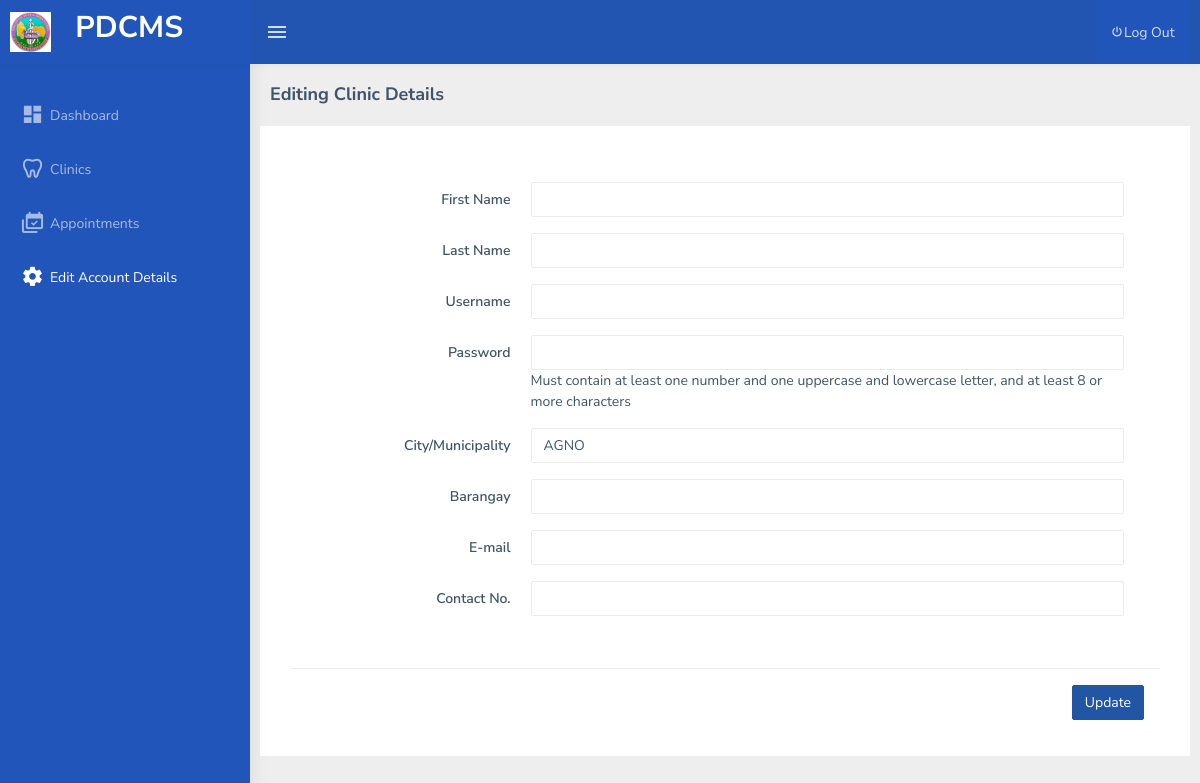
Before: /patient/edit.php (signed in) with the older database file.
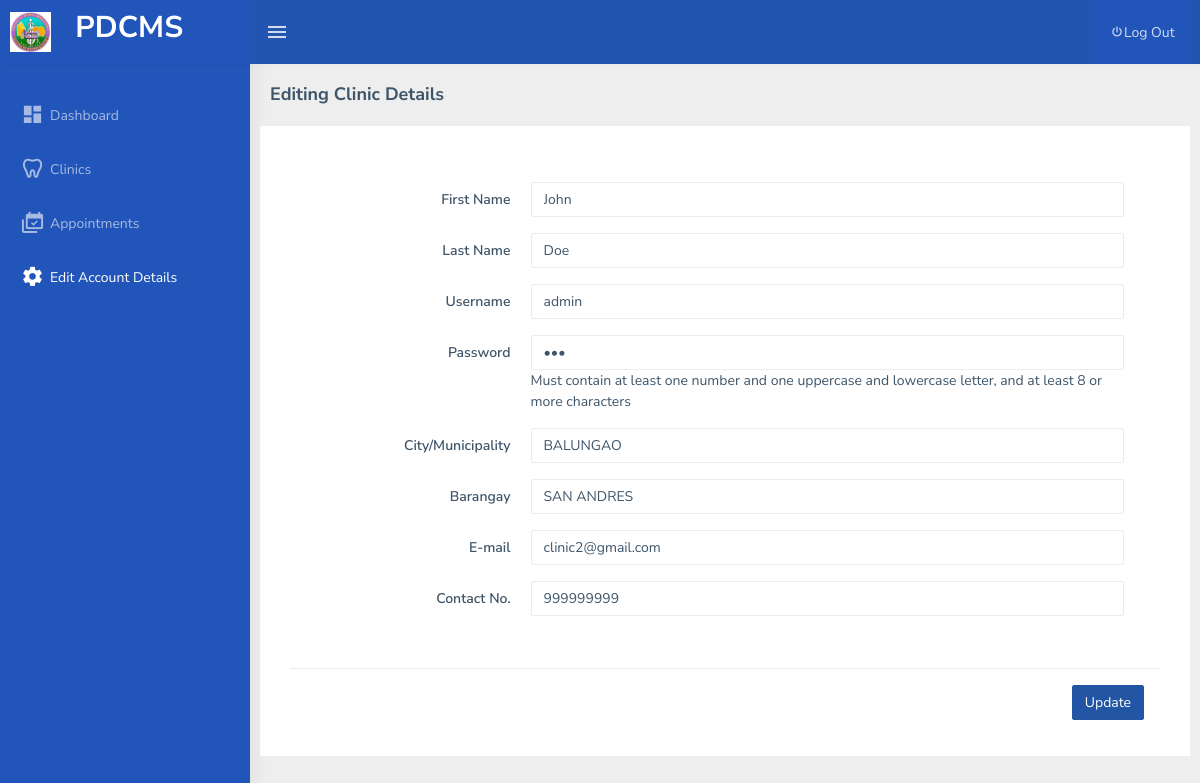
After: the same page with the newer database file.
### tables this page shows
CREATE TABLE `tbl_user` (
  `id` int(11) NOT NULL AUTO_INCREMENT,
  `access_id` int(11) DEFAULT NULL,
  `username` varchar(255) DEFAULT NULL,
  `password` varchar(255) DEFAULT NULL,
  `clinic_id` int(11) DEFAULT NULL,
  PRIMARY KEY (`id`)
);

CREATE TABLE `tbl_userinfo` (
  `id` int(255) NOT NULL AUTO_INCREMENT,
  `municipality` varchar(255) NOT NULL,
  `barangay` varchar(255) NOT NULL,
  `email` varchar(255) NOT NULL,
  `contact` varchar(255) DEFAULT NULL,
  `first_name` varchar(255) DEFAULT NULL,
  `last_name` varchar(255) DEFAULT NULL,
  PRIMARY KEY (`id`)
);

CREATE TABLE `tbl_city` (
  `name` text DEFAULT NULL,
  `id` varchar(45) NOT NULL DEFAULT '0',
  `CreatedDate` datetime DEFAULT current_timestamp(),
  PRIMARY KEY (`id`),
  KEY `citymunCode` (`id`)
);

CREATE TABLE `tbl_barangay` (
  `id` text DEFAULT NULL,
  `name` text DEFAULT NULL,
  `city_id` text DEFAULT NULL,
  `CreatedDate` datetime DEFAULT current_timestamp()
);

### includes/functions.php (called while the page is built, shortened)
<?php
function get_one($sql)
{
    $result = mysqli_query($_SESSION['conn'], $sql);
    while ($row = mysqli_fetch_object($result)) {
        return $row;
    }
}
function get_list($sql)
{
    $result = mysqli_query($_SESSION['conn'], $sql);
    $temp = array();
    while ($row = $result->fetch_assoc()) {
        $temp[] = $row;
    }
    return $temp;
}

### patient/edit.php (the view, shortened to what this page needs)
<?php include 'header.php'; ?>
<div class="page-wrapper">
  <div class="page-breadcrumb">
    <div class="row">
      <div class="col-12 d-flex no-block align-items-center">
        <h4 class="page-title">Editing Clinic Details</h4>
      </div>
    </div>
  </div>
  <div class="container-fluid">
    <div class="row">
      <div class="card">
        <div class="card-body">
          <form class="form-horizontal" method="post" onsubmit="return confirm('Are you sure?');" enctype="multipart/form-data">
            <div class="modal-body">
              <div class="card-body">
                <?php $id = $_SESSION['user']->id ?>
                <?php $default = get_one("select u.id,ui.municipality,ui.barangay,ui.email,ui.contact,u.username,u.password,ui.first_name,ui.last_name from tbl_user u inner join tbl_userinfo ui on ui.id = u.id where u.id = '$id'") ?>
                <div class="form-group row">
                        <label for="fname" class="col-sm-3 text-end control-label col-form-label">First Name</label>
                        <div class="col-sm-9">
                          <input type="text" class="form-control" id="fname" name="first_name" required value="<?= $default->first_name ?>">
                        </div>
                      </div>
                      <div class="form-group row">
                        <label for="fname" class="col-sm-3 text-end control-label col-form-label">Last Name</label>
                        <div class="col-sm-9">
                          <input type="text" class="form-control" id="fname" name="last_name" required value="<?= $default->last_name ?>">
                        </div>
                      </div>
                      <div class="form-group row">
                        <label for="fname" class="col-sm-3 text-end control-label col-form-label">Username</label>
                        <div class="col-sm-9">
                          <input type="text" class="form-control" id="fname" name="username" required value="<?= $default->username ?>">
                        </div>
                      </div>
                      <div class="form-group row">
                        <label for="fname" class="col-sm-3 text-end control-label col-form-label">Password</label>
                        <div class="col-sm-9">
                          <input type="password" class="form-control" id="fname" name="password" pattern="(?=.*\d)(?=.*[a-z])(?=.*[A-Z]).{8,}" class="validate" required value="<?= $default->password ?>"><span>Must contain at least one number and one uppercase and lowercase letter, and at least 8 or more characters</span>
                        </div>
                      </div>
                      <div class="form-group row">
                        <label for="fname" class="col-sm-3 text-end control-label col-form-label">City/Municipality</label>
                        <div class="col-sm-9">
                          <select name="municipality" id="municipality" class="form-control">
                            <?php foreach (get_list("SELECT * from tbl_city") as $res) { ?>
                              <option value="<?= $res['id'] ?>" <?= ($default->municipality == $res['id']) ? 'selected' : ''  ?>><?= $res['name'] ?></option>
                            <?php } ?>
                          </select>
                        </div>
                      </div>
                      <div class="form-group row">
                        <label for="fname" class="col-sm-3 text-end control-label col-form-label">Barangay</label>
                        <div class="col-sm-9">
                          <select name="barangay" id="barangay" class="form-control">
                            <?php foreach (get_list("SELECT * from tbl_barangay where city_id = '$default->municipality'") as $res) { ?>
                              <option value="<?= $res['id'] ?>" <?= ($default->barangay == $res['id']) ? 'selected' : ''  ?>><?= $res['name'] ?></option>
                            <?php } ?>
                          </select>
                        </div>
                      </div>
                      <div class="form-group row">
                        <label for="fname" class="col-sm-3 text-end control-label col-form-label">E-mail</label>
                        <div class="col-sm-9">
                          <input type="email" class="form-control" id="fname" name="email" required value="<?= $default->email ?>">
                        </div>
                      </div>
                      <div class="form-group row">
                        <label for="fname" class="col-sm-3 text-end control-label col-form-label">Contact No.</label>
                        <div class="col-sm-9">
                          <input type="number" class="form-control" id="fname" name="contact" required value="<?= $default->contact ?>">
                        </div>
                      </div>
              </div>
            </div>
            <div class="modal-footer">
              <button type="submit" class="btn btn-info" name="edituser">Update</button>
            </div>
          </form>
        </div>
      </div>
    </div>
  </div>
</div>
</div>
<?php include 'footer.php'; ?>

### patient/header.php (shortened to what this page needs)
<?php include('../includes/functions.php') ?>
<!DOCTYPE html>
<html dir="ltr" lang="en">
<head>
  <link href="../assets/libs/flot/css/float-chart.css" rel="stylesheet" />
  <link href="../dist/css/style.min.css" rel="stylesheet" />
  <link href="../assets/libs/datatables.net-bs4/css/dataTables.bootstrap4.css" rel="stylesheet">
  <link rel="stylesheet" type="text/css" href="../assets/libs/bootstrap-datepicker/dist/css/bootstrap-datepicker.min.css" />
</head>
<body>
  <div id="main-wrapper" data-layout="vertical" data-navbarbg="skin5" data-sidebartype="full" data-sidebar-position="absolute" data-header-position="absolute" data-boxed-layout="full">
    <header class="topbar" data-navbarbg="skin5">
      <nav class="navbar top-navbar navbar-expand-md navbar-dark">
        <div class="navbar-header" data-logobg="skin5">
          <a class="navbar-brand" href="index.php">
            <img src="../images/logo.jpg" alt="" class="logo">
            <h2 class="ms-4">PDCMS</h2>
          </a>
        </div>
        <div class="navbar-collapse collapse" id="navbarSupportedContent" data-navbarbg="skin5">
          <ul class="navbar-nav float-start me-auto">
          <li class="nav-item d-none d-lg-block">
                <a class="nav-link sidebartoggler waves-effect waves-light" href="javascript:void(0)" data-sidebartype="mini-sidebar"><i class="mdi mdi-menu font-24"></i></a>
              </li>
          </ul>
          <ul class="navbar-nav float-end">
          <li class="nav-item">
              <a class="nav-link waves-effect waves-dark sidebar-link " href="../logout.php" aria-expanded="false"><i class="mdi mdi-power"></i><span class="hide-menu">Log Out</span></a>
              </li>
          </ul>
        </div>
      </nav>
    </header>
    <aside class="left-sidebar" data-sidebarbg="skin5">
      <div class="scroll-sidebar">
        <nav class="sidebar-nav">
          <ul id="sidebarnav" class="pt-4">
            <li class="sidebar-item">
              <a class="sidebar-link waves-effect waves-dark sidebar-link bg-dark" href="index.php" aria-expanded="false"><i class="mdi mdi-view-dashboard"></i><span class="hide-menu">Dashboard</span></a>
            </li>
            <li class="sidebar-item">
              <a class="sidebar-link waves-effect waves-dark sidebar-link bg-dark" href="clinics.php" aria-expanded="false"><i class="mdi mdi-tooth"></i><span class="hide-menu">Clinics</span></a>
            </li>
            <li class="sidebar-item">
              <a class="sidebar-link waves-effect waves-dark sidebar-link bg-dark" href="appointments.php" aria-expanded="false"><i class="mdi mdi-calendar-multiple-check"></i><span class="hide-menu">Appointments</span></a>
            </li>
            <li class="sidebar-item">
              <a class="sidebar-link waves-effect waves-dark sidebar-link bg-dark" href="edit.php" aria-expanded="false"><i class="mdi mdi-settings"></i><span class="hide-menu">Edit Account Details</span></a>
            </li>
          </ul>
        </nav>
      </div>
    </aside>

### patient/footer.php (shortened to what this page needs)
</body>
</html>

### patient/header.php (style rules this page uses)
#navbarSupportedContent { background: #2255b1 !important; }
nav.navbar-dark, header.topbar, a.navbar-brand, aside.left-sidebar, #sidebarnav, a.sidebar-link { background: #2255b9 !important; }
.logo { height: 40px; }

Changed rows visible on the page:
now on this page (row edited): tbl_user: first_name "John", last_name "Doe", username "admin", email "clinic2@gmail.com", contact "999999999"
added tbl_userinfo: municipality "BALUNGAO", barangay "SAN ANDRES"
Other visible differences:
form field municipality: "AGNO" → (not shown)
